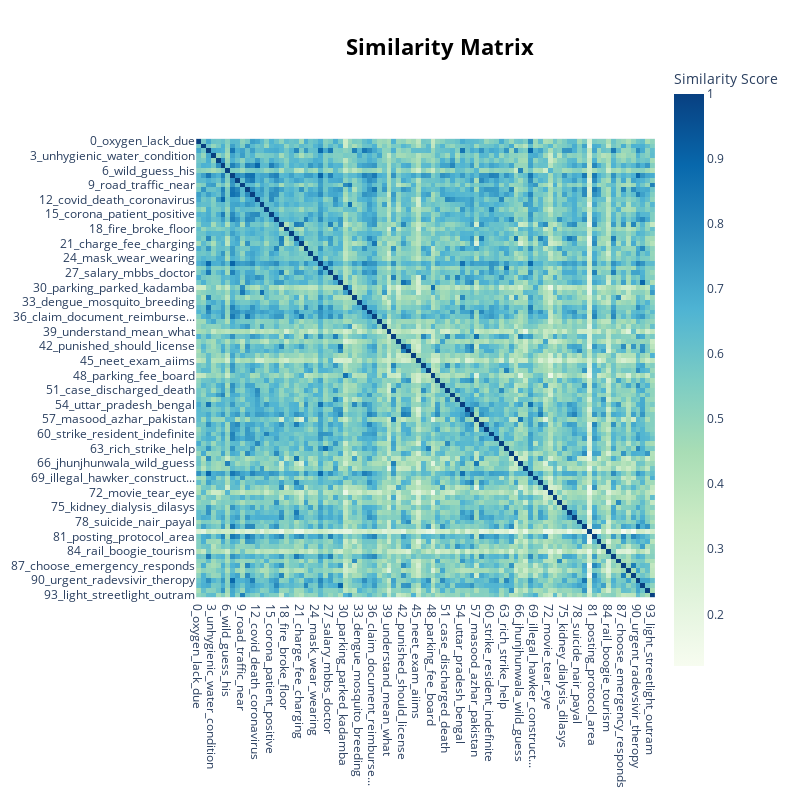

Notebook code cell kept with this figure:
### Code cell
topic_model.visualize_heatmap()

### Figure 1 — Plotly figure (JSON) as saved in the notebook; plotly's stock layout.template omitted (floating-point values rounded to 4 significant figures; data arrays with more than 128 entries replaced by an {"elided": "..."} marker saying what was removed)
{"data": [{"coloraxis": "coloraxis", "hovertemplate": "x: %{x}<br>y: %{y}<br>Similarity Score: %{z}<extra></extra>", "name": "0", "type": "heatmap", "x": ["0_oxygen_lack_due", "1_eye_tear_doctor", "2_poor_delhi_school", "3_unhygienic_water_condition", "4_vaccine_vaccination_vacci...", "5_covid_test_positive", "6_wild_guess_his", "7_delhi_check_pradesh", "8_bed_patient_room", "9_road_traffic_near", "10_your_terminal_doctor", "11_ventilator_icu_bed", "12_covid_death_coronavirus", "13_ambulance_one_take", "14_protest_against_protesting", "15_corona_patient_positive", "16_baby_pregnant_woman", "17_doctor_money_corporate", "18_fire_broke_floor", "19_dog_animal_cat", "20_poor_free_people", "21_charge_fee_charging", "22_child_kota_rajasthan", "23_blood_plasma_donor", "24_mask_wear_wearing", "25_hai_mein_okay", "26_rich_strike_help", "27_salary_mbbs_doctor", "28_body_dead_postmortem", "29_negligence_medical_led", "30_parking_parked_kadamba", "31_traffic_ambulance_stuck", "32_hindu_temple_muslim", "33_dengue_mosquito_breeding", "34_bihar_nitish_chief", "35_lockdown_bmc_solution", "36_claim_document_reimburse...", "37_food_restaurant_unhygienic", "38_driver_cab_uber", "39_understand_mean_what", "40_kabir_dead_death", "41_expired_medicine_expiry", "42_punished_should_license", "43_female_assaulted_allegedly", "44_network_airtel_jio", "45_neet_exam_aiims", "46_certificate_death_expired", "47_brain_stroke_father", "48_parking_fee_board", "49_spitting_stone_nurse", "50_remdesivir_injection_vial", "51_case_discharged_death", "52_quarantine_centre_quaran...", "53_cooper_sushant_postmortem", "54_uttar_pradesh_bengal", "55_inhuman_shameful_dozen", "56_what_understand_mean", "57_masood_azhar_pakistan", "58_college_hyd_mhes", "59_rude_staff_talk", "60_strike_resident_indefinite", "61_osmania_general_condition", "62_death_number_percentage", "63_rich_strike_help", "64_she_her_question", "65_school_wastage_poor", "66_jhunjhunwala_wild_guess", "67_ambulance_mortuary_service", "68_azaan_bed_trying", "69_illegal_hawker_construct...", "70_looting_looted_private", "71_generic_medicine_pharmacy", "72_movie_tear_eye", "73_bridge_injured_collapse", "74_muslim_woman_anaemic", "75_kidney_dialysis_dilasys", "76_politician_party_treated", "77_tweet_twitter_coercion", "78_suicide_nair_payal", "79_consult_andhra_tried", "80_cyber_attack_server", "81_posting_protocol_area", "82_speedy_condition_him", "83_ssr_case_cctv", "84_rail_boogie_tourism", "85_insurance_scheme_crore", "86_muslim_communal_skull", "87_choose_emergency_responds", "88_fungus_amphotericin_black", "89_based_gap_dos", "90_urgent_radevsivir_theropy", "91_negligence_medical_lost", "92_fever_february_syrup", "93_light_streetlight_outram"], "xaxis": "x", "y": ["0_oxygen_lack_due", "1_eye_tear_doctor", "2_poor_delhi_school", "3_unhygienic_water_condition", "4_vaccine_vaccination_vacci...", "5_covid_test_positive", "6_wild_guess_his", "7_delhi_check_pradesh", "8_bed_patient_room", "9_road_traffic_near", "10_your_terminal_doctor", "11_ventilator_icu_bed", "12_covid_death_coronavirus", "13_ambulance_one_take", "14_protest_against_protesting", "15_corona_patient_positive", "16_baby_pregnant_woman", "17_doctor_money_corporate", "18_fire_broke_floor", "19_dog_animal_cat", "20_poor_free_people", "21_charge_fee_charging", "22_child_kota_rajasthan", "23_blood_plasma_donor", "24_mask_wear_wearing", "25_hai_mein_okay", "26_rich_strike_help", "27_salary_mbbs_doctor", "28_body_dead_postmortem", "29_negligence_medical_led", "30_parking_parked_kadamba", "31_traffic_ambulance_stuck", "32_hindu_temple_muslim", "33_dengue_mosquito_breeding", "34_bihar_nitish_chief", "35_lockdown_bmc_solution", "36_claim_document_reimburse...", "37_food_restaurant_unhygienic", "38_driver_cab_uber", "39_understand_mean_what", "40_kabir_dead_death", "41_expired_medicine_expiry", "42_punished_should_license", "43_female_assaulted_allegedly", "44_network_airtel_jio", "45_neet_exam_aiims", "46_certificate_death_expired", "47_brain_stroke_father", "48_parking_fee_board", "49_spitting_stone_nurse", "50_remdesivir_injection_vial", "51_case_discharged_death", "52_quarantine_centre_quaran...", "53_cooper_sushant_postmortem", "54_uttar_pradesh_bengal", "55_inhuman_shameful_dozen", "56_what_understand_mean", "57_masood_azhar_pakistan", "58_college_hyd_mhes", "59_rude_staff_talk", "60_strike_resident_indefinite", "61_osmania_general_condition", "62_death_number_percentage", "63_rich_strike_help", "64_she_her_question", "65_school_wastage_poor", "66_jhunjhunwala_wild_guess", "67_ambulance_mortuary_service", "68_azaan_bed_trying", "69_illegal_hawker_construct...", "70_looting_looted_private", "71_generic_medicine_pharmacy", "72_movie_tear_eye", "73_bridge_injured_collapse", "74_muslim_woman_anaemic", "75_kidney_dialysis_dilasys", "76_politician_party_treated", "77_tweet_twitter_coercion", "78_suicide_nair_payal", "79_consult_andhra_tried", "80_cyber_attack_server", "81_posting_protocol_area", "82_speedy_condition_him", "83_ssr_case_cctv", "84_rail_boogie_tourism", "85_insurance_scheme_crore", "86_muslim_communal_skull", "87_choose_emergency_responds", "88_fungus_amphotericin_black", "89_based_gap_dos", "90_urgent_radevsivir_theropy", "91_negligence_medical_lost", "92_fever_february_syrup", "93_light_streetlight_outram"], "yaxis": "y", "z": {"elided": "94x94 float values"}}], "layout": {"coloraxis": {"colorbar": {"title": {"text": "Similarity Score"}}, "colorscale": [[0, "rgb(247,252,240)"], [0.125, "rgb(224,243,219)"], [0.25, "rgb(204,235,197)"], [0.375, "rgb(168,221,181)"], [0.5, "rgb(123,204,196)"], [0.625, "rgb(78,179,211)"], [0.75, "rgb(43,140,190)"], [0.875, "rgb(8,104,172)"], [1, "rgb(8,64,129)"]]}, "height": 800, "hoverlabel": {"bgcolor": "white", "font": {"family": "Rockwell", "size": 16}}, "legend": {"title": {"text": "Trend"}}, "margin": {"t": 60}, "showlegend": true, "title": {"font": {"color": "Black", "size": 22}, "text": "<b>Similarity Matrix</b>", "x": 0.55, "xanchor": "center", "y": 0.95, "yanchor": "top"}, "width": 800, "xaxis": {"anchor": "y", "constrain": "domain", "domain": [0, 1], "scaleanchor": "y"}, "yaxis": {"anchor": "x", "autorange": "reversed", "constrain": "domain", "domain": [0, 1]}}}
